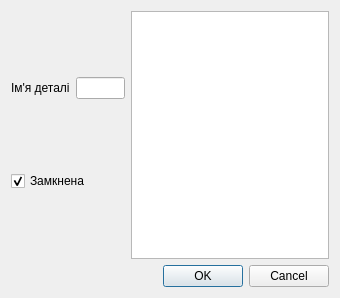
<?xml version="1.0" encoding="UTF-8"?>
<ui version="4.0">
 <class>DialogDetail</class>
 <widget class="QDialog" name="DialogDetail">
  <property name="geometry">
   <rect>
    <x>0</x>
    <y>0</y>
    <width>340</width>
    <height>298</height>
   </rect>
  </property>
  <property name="windowTitle">
   <string>Dialog</string>
  </property>
  <layout class="QVBoxLayout" name="verticalLayout_2">
   <item>
    <layout class="QHBoxLayout" name="horizontalLayout">
     <item>
      <layout class="QVBoxLayout" name="verticalLayout">
       <item>
        <layout class="QHBoxLayout" name="horizontalLayout_2">
         <item>
          <widget class="QLabel" name="label">
           <property name="sizePolicy">
            <sizepolicy hsizetype="Preferred" vsizetype="Preferred">
             <horstretch>0</horstretch>
             <verstretch>0</verstretch>
            </sizepolicy>
           </property>
           <property name="text">
            <string>Ім'я деталі</string>
           </property>
          </widget>
         </item>
         <item>
          <widget class="QLineEdit" name="lineEditNameDetail"/>
         </item>
        </layout>
       </item>
       <item>
        <layout class="QHBoxLayout" name="horizontalLayout_3">
         <item>
          <widget class="QCheckBox" name="checkBoxClosed">
           <property name="text">
            <string>Замкнена</string>
           </property>
           <property name="checked">
            <bool>true</bool>
           </property>
          </widget>
         </item>
        </layout>
       </item>
      </layout>
     </item>
     <item>
      <widget class="QListWidget" name="listWidget"/>
     </item>
    </layout>
   </item>
   <item>
    <widget class="QDialogButtonBox" name="buttonBox">
     <property name="orientation">
      <enum>Qt::Horizontal</enum>
     </property>
     <property name="standardButtons">
      <set>QDialogButtonBox::Cancel|QDialogButtonBox::Ok</set>
     </property>
    </widget>
   </item>
  </layout>
 </widget>
 <resources/>
 <connections>
  <connection>
   <sender>buttonBox</sender>
   <signal>accepted()</signal>
   <receiver>DialogDetail</receiver>
   <slot>accept()</slot>
   <hints>
    <hint type="sourcelabel">
     <x>248</x>
     <y>254</y>
    </hint>
    <hint type="destinationlabel">
     <x>157</x>
     <y>274</y>
    </hint>
   </hints>
  </connection>
  <connection>
   <sender>buttonBox</sender>
   <signal>rejected()</signal>
   <receiver>DialogDetail</receiver>
   <slot>reject()</slot>
   <hints>
    <hint type="sourcelabel">
     <x>316</x>
     <y>260</y>
    </hint>
    <hint type="destinationlabel">
     <x>286</x>
     <y>274</y>
    </hint>
   </hints>
  </connection>
 </connections>
</ui>
